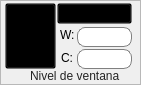
       <widget class="QFrame" name="frame_63">
        <property name="geometry">
         <rect>
          <x>530</x>
          <y>0</y>
          <width>141</width>
          <height>85</height>
         </rect>
        </property>
        <property name="styleSheet">
         <string notr="true">QFrame#frame_63{
	background-color: qlineargradient(spread:pad, x1:0.506, y1:1, x2:0.499955, y2:0.636, stop:0 rgba(165, 165, 165, 255), stop:1 rgba(201, 201, 201, 255));
	border-bottom: 1px solid rgb(112, 112, 112);
	border-right: 1px solid qlineargradient(spread:pad, x1:0.494318, y1:1, x2:0.506, y2:0, stop:0 rgba(112, 112, 112, 255), stop:1 rgba(184, 184, 184, 255))
}</string>
        </property>
        <property name="frameShape">
         <enum>QFrame::StyledPanel</enum>
        </property>
        <property name="frameShadow">
         <enum>QFrame::Raised</enum>
        </property>
        <widget class="QLabel" name="label_18">
         <property name="geometry">
          <rect>
           <x>30</x>
           <y>68</y>
           <width>101</width>
           <height>16</height>
          </rect>
         </property>
         <property name="styleSheet">
          <string notr="true">QLabel{
	background-color: transparent;
	color: rgb(36, 36, 36)
}</string>
         </property>
         <property name="text">
          <string>Nivel de ventana</string>
         </property>
        </widget>
        <widget class="QFrame" name="frame_43">
         <property name="geometry">
          <rect>
           <x>5</x>
           <y>3</y>
           <width>51</width>
           <height>66</height>
          </rect>
         </property>
         <property name="styleSheet">
          <string notr="true">QFrame{
	background-color: transparent;
}

QToolButton{
	background-color: transparent;
	}

QToolButton:hover{
	background-color: qlineargradient(spread:reflect, x1:0.455273, y1:1, x2:0.460273, y2:0, stop:0 rgba(253, 247, 225, 255), stop:0.301136 rgba(252, 228, 137, 255), stop:0.829545 rgba(253, 235, 168, 255), stop:1 rgba(253, 238, 177, 255));
	border-top: 2px solid qlineargradient(spread:pad, x1:0.465909, y1:0, x2:0.465909, y2:1, stop:0 rgba(241, 202, 88, 255), stop:1 rgba(253, 249, 232, 255));
	border-right: 2px solid qlineargradient(spread:pad, x1:0.994318, y1:0.568, x2:0, y2:0.568, stop:0 rgba(241, 204, 84, 255), stop:1 rgba(253, 246, 221, 255));
	border-bottom: 2px solid qlineargradient(spread:pad, x1:0.471, y1:1, x2:0.494, y2:0, stop:0 rgba(244, 213, 73, 255), stop:1 rgba(253, 253, 235, 255));
	border-left: 2px solid qlineargradient(spread:pad, x1:0, y1:0.642, x2:1, y2:0.659, stop:0 rgba(242, 205, 83, 255), stop:1 rgba(253, 246, 223, 255));
	border-radius: 1.5ex;
}

QToolButton:checked{
	background-color: qlineargradient(spread:pad, x1:0.483, y1:1, x2:0.477, y2:0.426, stop:0 rgba(254, 226, 135, 255), stop:1 rgba(250, 214, 121, 255));
	border-top: 2px solid qlineargradient(spread:pad, x1:0.5, y1:0, x2:0.517, y2:1, stop:0 rgba(194, 118, 43, 255), stop:1 rgba(246, 200, 103, 255));
	border-right: 2px solid qlineargradient(spread:pad, x1:1, y1:0.557, x2:0, y2:0.563, stop:0 rgba(194, 128, 50, 255), stop:1 rgba(248, 208, 113, 255));
	border-bottom: 2px solid qlineargradient(spread:pad, x1:0.449, y1:1, x2:0.449, y2:0, stop:0 rgba(194, 158, 71, 255), stop:1 rgba(250, 215, 122, 255));
	border-left: 2px solid qlineargradient(spread:pad, x1:0, y1:0.545455, x2:1, y2:0.54, stop:0 rgba(194, 132, 53, 255), stop:1 rgba(248, 209, 114, 255));
	border-radius: 1.5ex;
}

</string>
         </property>
         <property name="frameShape">
          <enum>QFrame::StyledPanel</enum>
         </property>
         <property name="frameShadow">
          <enum>QFrame::Raised</enum>
         </property>
         <property name="checkable" stdset="0">
          <bool>false</bool>
         </property>
         <widget class="QToolButton" name="toolButton_20">
          <property name="geometry">
           <rect>
            <x>0</x>
            <y>0</y>
            <width>51</width>
            <height>66</height>
           </rect>
          </property>
          <property name="styleSheet">
           <string notr="true"/>
          </property>
          <property name="text">
           <string>Nivel de
ventana</string>
          </property>
          <property name="icon">
           <iconset resource="resources.qrc">
            <normaloff>:/Visor/assets/visor/BC.png</normaloff>:/Visor/assets/visor/BC.png</iconset>
          </property>
          <property name="iconSize">
           <size>
            <width>39</width>
            <height>39</height>
           </size>
          </property>
          <property name="toolButtonStyle">
           <enum>Qt::ToolButtonTextUnderIcon</enum>
          </property>
         </widget>
        </widget>
        <widget class="QFrame" name="frame_44">
         <property name="geometry">
          <rect>
           <x>57</x>
           <y>3</y>
           <width>76</width>
           <height>22</height>
          </rect>
         </property>
         <property name="styleSheet">
          <string notr="true">QFrame{
	background-color: transparent;
}

QToolButton{
	background-color: transparent;
	}

QToolButton:hover{
	background-color: qlineargradient(spread:reflect, x1:0.455273, y1:1, x2:0.460273, y2:0, stop:0 rgba(253, 247, 225, 255), stop:0.301136 rgba(252, 228, 137, 255), stop:0.829545 rgba(253, 235, 168, 255), stop:1 rgba(253, 238, 177, 255));
	border-top: 2px solid qlineargradient(spread:pad, x1:0.465909, y1:0, x2:0.465909, y2:1, stop:0 rgba(241, 202, 88, 255), stop:1 rgba(253, 249, 232, 255));
	border-right: 2px solid qlineargradient(spread:pad, x1:0.994318, y1:0.568, x2:0, y2:0.568, stop:0 rgba(241, 204, 84, 255), stop:1 rgba(253, 246, 221, 255));
	border-bottom: 2px solid qlineargradient(spread:pad, x1:0.471, y1:1, x2:0.494, y2:0, stop:0 rgba(244, 213, 73, 255), stop:1 rgba(253, 253, 235, 255));
	border-left: 2px solid qlineargradient(spread:pad, x1:0, y1:0.642, x2:1, y2:0.659, stop:0 rgba(242, 205, 83, 255), stop:1 rgba(253, 246, 223, 255));
	border-radius: 1.5ex;
}

QToolButton:checked{
	background-color: qlineargradient(spread:pad, x1:0.483, y1:1, x2:0.477, y2:0.426, stop:0 rgba(254, 226, 135, 255), stop:1 rgba(250, 214, 121, 255));
	border-top: 2px solid qlineargradient(spread:pad, x1:0.5, y1:0, x2:0.517, y2:1, stop:0 rgba(194, 118, 43, 255), stop:1 rgba(246, 200, 103, 255));
	border-right: 2px solid qlineargradient(spread:pad, x1:1, y1:0.557, x2:0, y2:0.563, stop:0 rgba(194, 128, 50, 255), stop:1 rgba(248, 208, 113, 255));
	border-bottom: 2px solid qlineargradient(spread:pad, x1:0.449, y1:1, x2:0.449, y2:0, stop:0 rgba(194, 158, 71, 255), stop:1 rgba(250, 215, 122, 255));
	border-left: 2px solid qlineargradient(spread:pad, x1:0, y1:0.545455, x2:1, y2:0.54, stop:0 rgba(194, 132, 53, 255), stop:1 rgba(248, 209, 114, 255));
	border-radius: 1.5ex;
}

</string>
         </property>
         <property name="frameShape">
          <enum>QFrame::StyledPanel</enum>
         </property>
         <property name="frameShadow">
          <enum>QFrame::Raised</enum>
         </property>
         <property name="checkable" stdset="0">
          <bool>false</bool>
         </property>
         <widget class="QToolButton" name="toolButton_35">
          <property name="geometry">
           <rect>
            <x>0</x>
            <y>0</y>
            <width>75</width>
            <height>21</height>
           </rect>
          </property>
          <property name="styleSheet">
           <string notr="true"/>
          </property>
          <property name="text">
           <string>Ventanas</string>
          </property>
          <property name="icon">
           <iconset resource="resources.qrc">
            <normaloff>:/Visor/assets/visor/BC.png</normaloff>:/Visor/assets/visor/BC.png</iconset>
          </property>
          <property name="iconSize">
           <size>
            <width>39</width>
            <height>39</height>
           </size>
          </property>
          <property name="toolButtonStyle">
           <enum>Qt::ToolButtonTextBesideIcon</enum>
          </property>
          <property name="autoRaise">
           <bool>false</bool>
          </property>
          <property name="arrowType">
           <enum>Qt::NoArrow</enum>
          </property>
         </widget>
        </widget>
        <widget class="QLabel" name="label">
         <property name="geometry">
          <rect>
           <x>60</x>
           <y>27</y>
           <width>14</width>
           <height>16</height>
          </rect>
         </property>
         <property name="styleSheet">
          <string notr="true">background-color: transparent;</string>
         </property>
         <property name="text">
          <string>W:</string>
         </property>
        </widget>
        <widget class="QLabel" name="label_2">
         <property name="geometry">
          <rect>
           <x>61</x>
           <y>50</y>
           <width>14</width>
           <height>16</height>
          </rect>
         </property>
         <property name="styleSheet">
          <string notr="true">background-color: transparent;</string>
         </property>
         <property name="text">
          <string>C:</string>
         </property>
        </widget>
        <widget class="QLineEdit" name="lineEdit">
         <property name="geometry">
          <rect>
           <x>77</x>
           <y>27</y>
           <width>55</width>
           <height>20</height>
          </rect>
         </property>
         <property name="styleSheet">
          <string notr="true">border: 1px solid grey;
border-radius: 8px;
background-color: rgb(255, 255, 255);</string>
         </property>
        </widget>
        <widget class="QLineEdit" name="lineEdit_2">
         <property name="geometry">
          <rect>
           <x>77</x>
           <y>49</y>
           <width>55</width>
           <height>20</height>
          </rect>
         </property>
         <property name="styleSheet">
          <string notr="true">border: 1px solid grey;
border-radius: 8px;
background-color: rgb(255, 255, 255);</string>
         </property>
        </widget>
        <zorder>frame_43</zorder>
        <zorder>frame_44</zorder>
        <zorder>label</zorder>
        <zorder>label_2</zorder>
        <zorder>lineEdit</zorder>
        <zorder>lineEdit_2</zorder>
        <zorder>label_18</zorder>
       </widget>
